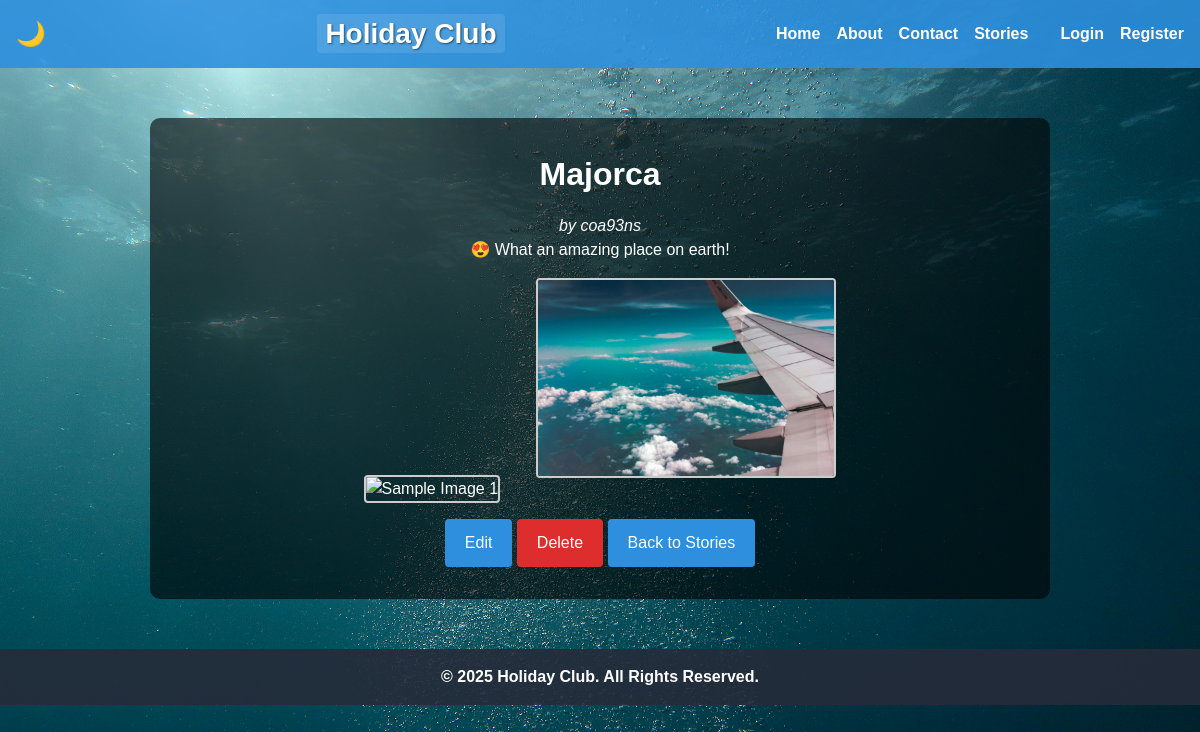
/story/11, run on the app's committed database.
### tables this page shows
CREATE TABLE stories (
      id INTEGER PRIMARY KEY AUTOINCREMENT,
          user_id INTEGER NOT NULL,
              location TEXT NOT NULL,
                  story_text TEXT NOT NULL,
                      FOREIGN KEY (user_id) REFERENCES users(id)
                        );

CREATE TABLE users (
            id INTEGER PRIMARY KEY AUTOINCREMENT,
            username TEXT NOT NULL,
            email TEXT NOT NULL,
            password_hash TEXT
        );

### app.py (the view)
@app.route('/story/<int:story_id>')
def story_detail(story_id):
    conn = get_db_connection()
    story = conn.execute('''
        SELECT s.id, s.location, s.story_text, u.username
          FROM stories s
          JOIN users u ON s.user_id = u.id
         WHERE s.id = ?
    ''', (story_id,)).fetchone()
    conn.close()
    if story is None:
        flash("Story not found!", "error")
        return redirect(url_for('view_story'))
    return render_template('story.html', story=story)

### app.py (called while the page is built)
@app.before_request
def load_logged_in_user():
    user_id = session.get('user_id')
    g.user = None
    if user_id:
        conn = get_db_connection()
        g.user = conn.execute(
            "SELECT * FROM users WHERE id = ?", (user_id,)
        ).fetchone()
        conn.close()

def get_db_connection():
    conn = sqlite3.connect(DATABASE)
    conn.row_factory = sqlite3.Row
    conn.execute('PRAGMA foreign_keys = ON;')
    return conn

### templates/story.html
{% extends 'base.html' %}
{% block content %}
  <h1>{{ story.location }}</h1>
  <p><em>by {{ story.username }}</em></p>
  <p>{{ story.story_text }}</p>
  <div class="story-images">
    <img src="{{ url_for('static', filename='images/sample1.jpg') }}" alt="Sample Image 1">
    <img src="{{ url_for('static', filename='images/sample2.jpg') }}" alt="Sample Image 2">
  </div>
  <div class="story-actions">
    <a href="{{ url_for('edit_story', story_id=story.id) }}" class="btn">Edit</a>
    <a href="{{ url_for('delete_story', story_id=story.id) }}" class="btn delete">Delete</a>
    <a href="{{ url_for('view_story') }}" class="btn small">Back to Stories</a>
  </div>
{% endblock %}

### static/css/styles.css (style rules this page uses)
* { margin: 0; padding: 0; box-sizing: border-box; }
body { background: url("../images/background.jpg") no-repeat center center fixed; background-size: cover; font-family: Arial, sans-serif; color: white; line-height: 1.5; }
h1, h2, h3 { margin-bottom: 1rem; }
button[type="submit"], .btn { background-color: #2d8fdd; color: #fff; border: none; padding: 0.75rem 1.25rem; border-radius: 4px; cursor: pointer; text-decoration: none; display: inline-block; font-size: 1rem; }
.btn.delete { background-color: #dd2d2d; }
.story-images img { width: 300px; height: 200px; object-fit: cover; margin: 1rem; border: 2px solid #ccc; border-radius: 4px; }

### data on the page
stories: location "Majorca", story_text "😍 What an amazing place on earth!"
users: username "coa93ns"
